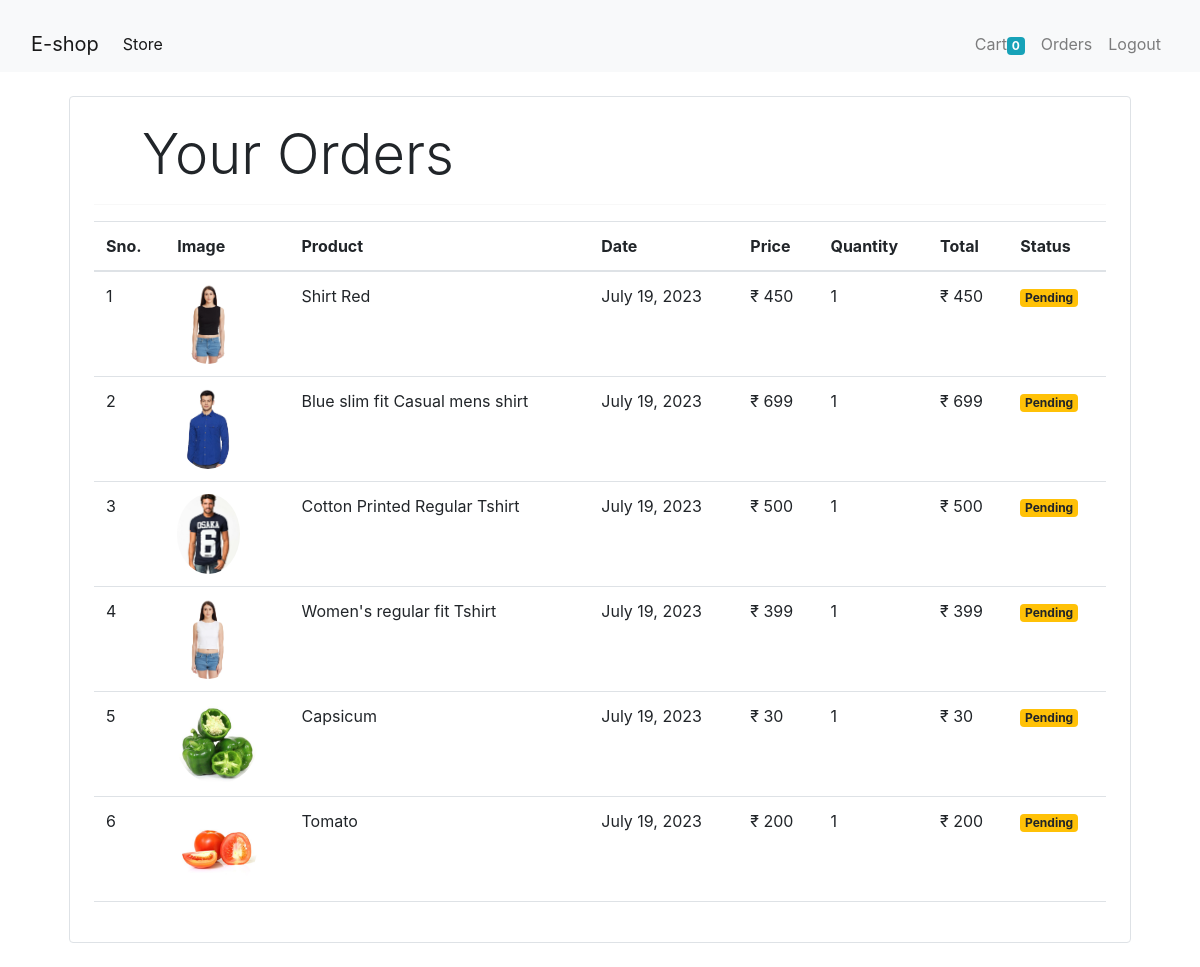
The page /orders (signed in) on the database its author committed.
### store/models.py (models this page shows, shortened)
class Order(models.Model):
    product = models.ForeignKey(Product, on_delete=models.CASCADE)
    customer = models.ForeignKey(Customer, on_delete=models.CASCADE)
    quantity = models.IntegerField(default=1)
    price = models.IntegerField()
    address= models.CharField(max_length=50, default='', blank=True)
    phone= models.CharField(max_length=50,default='', blank=True)
    date = models.DateField(default=datetime.datetime.today)
    status = models.BooleanField(default=False)
    @staticmethod
    def get_orders_by_customer(customer_id):
        return Order.objects.filter(customer = customer_id).order_by('-date')

class Product(models.Model):
    name = models.CharField(max_length=50)
    price = models.IntegerField(default=0)
    category = models.ForeignKey(Category, on_delete=models.CASCADE, default=1)
    description = models.CharField(max_length=200, default='' , null=True, blank=True)
    image = models.ImageField(upload_to='uploads/products/')

### store/middlewares/auth.py (the view)
    def middleware(request):
        returnUrl = request.META['PATH_INFO']
        if not request.session.get('customer') and not request.path.startswith('/login'):
            return redirect(f'login?return_url={returnUrl}')
        response = get_response(request)
        return response

### store/templatetags/custom_filter.py (called while the page is built)
@register.filter(name='currency')
def currency(number):
            return "₹ "+str(number)

@register.filter(name='multiply')
def multiply(number, number1):
            return number * number1

### store/views.py (called while the page is built)
    def get(self, request):
        customer = request.session.get('customer')
        orders = Order.get_orders_by_customer(customer)
        return render(request, 'orders.html' , {'orders' : orders})

### store/templates/orders.html
{% extends 'base.html' %}
{% block content %}
{% load cart %}
{% load custom_filter %}
<div class="container">
    <div class="border rounded p-4 m-4">
        <p class="display-4 pl-4 ml-4 ">Your Orders</p>
        <hr>
        <table class="table">
            <thead>
                <tr>
                    <th>Sno.</th>
                    <th>Image</th>
                    <th>Product</th>
                    <th>Date</th>
                    <th>Price</th>
                    <th>Quantity</th>
                    <th>Total</th>
                    <th>Status</th>
                </tr>
            </thead>
            <tbody>
                {% for order in orders %}
                <tr>
                    <td >{{forloop.counter}}</td>
                    <td><img style="height: 80px;"class="rounded-circle" src="{{order.product.image.url}}" alt=""></td>
                    <td>{{order.product.name}}</td>
                    <td>{{order.date}}</td>
                    <td>{{order.product.price|currency}}</td>
                    <td>{{order.quantity}}</td>
                    <td>{{order.quantity|multiply:order.price|currency}}</td>
                    {% if order.status %}
                    <td><small class="badge badge-success">Completed</small></td>
                    {% else %}
                    <td><small class="badge badge-warning">Pending</small></td>
                    {% endif %}
                </tr>
                {% endfor %}
            </tbody>
        </table>
        </div>
    </div>
{% endblock %}

### rows shown on the page
Order: product.image (picture), product.name "Shirt Red", date "July 19, 2023", product.price "₹ 450", quantity "1", quantity|multiply "₹ 450", status "Pending"
Order: product.image (picture), product.name "Blue slim fit Casual mens shirt", date "July 19, 2023", product.price "₹ 699", quantity "1", quantity|multiply "₹ 699", status "Pending"
Order: product.image (picture), product.name "Cotton Printed Regular Tshirt", date "July 19, 2023", product.price "₹ 500", quantity "1", quantity|multiply "₹ 500", status "Pending"
Order: product.image (picture), product.name "Women's regular fit Tshirt", date "July 19, 2023", product.price "₹ 399", quantity "1", quantity|multiply "₹ 399", status "Pending"
Order: product.image (picture), product.name "Capsicum", date "July 19, 2023", product.price "₹ 30", quantity "1", quantity|multiply "₹ 30", status "Pending"
Order: product.image (picture), product.name "Tomato", date "July 19, 2023", product.price "₹ 200", quantity "1", quantity|multiply "₹ 200", status "Pending"

### other values the page prints
{{ request.session.cart.keys|length }} "0"
